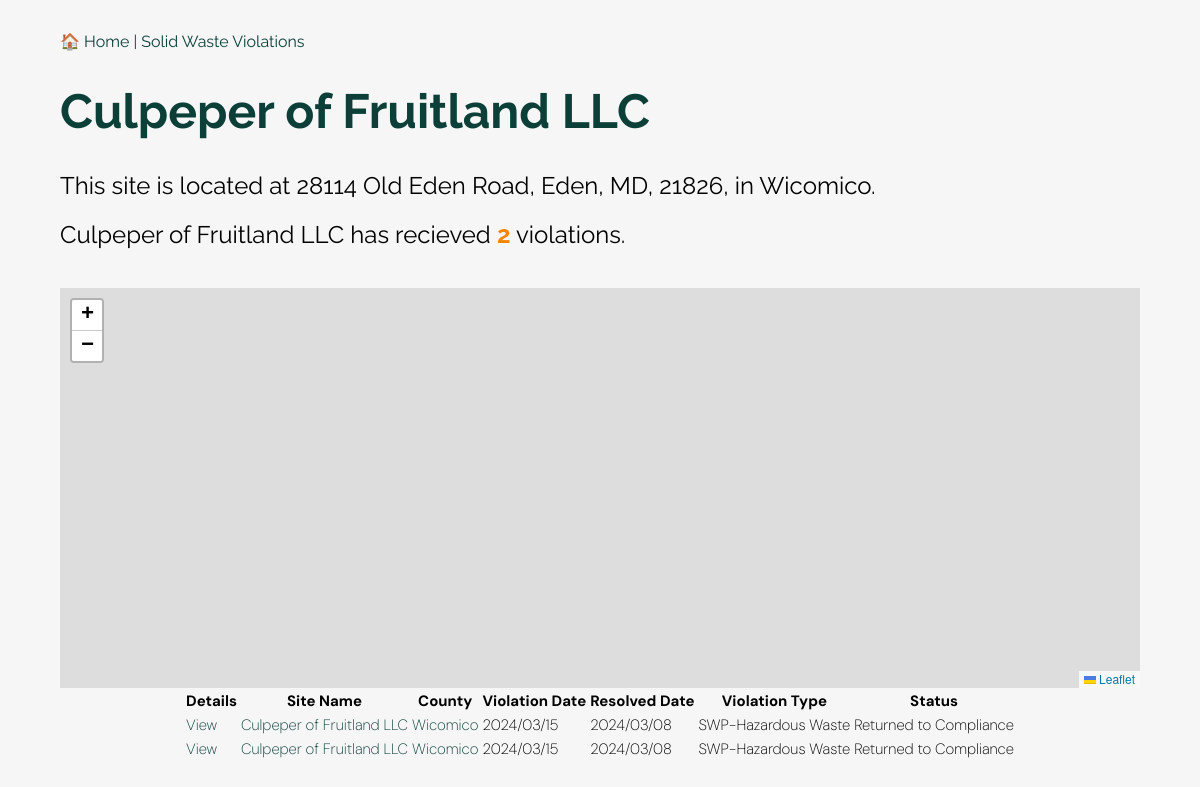
The app's page /site/3640 with its own data.
### app.py (models this page shows)
class Violation(Model):
    site_no = CharField()
    site_name = CharField()
    street_address = CharField()
    city_state_zip = CharField()
    county = CharField()
    media = CharField()
    violation_date = DateTimeField()
    status = CharField()
    resolved_date = DateTimeField()
    violation = CharField()
    id = CharField(primary_key=True, unique=True)
    latitude = FloatField()
    longitude = FloatField()
    @property
    def county_obj(self):
        return County.get(County.county == self.county)
    class Meta:
        table_name = "violations"
        database = db

### app.py (the view)
@app.route("/site/<site_no>")
def site(site_no):
    template = 'site.html'
    site_number = Violation.get(Violation.site_no == site_no)
    total_violations = (Violation
                        .select()
                        .where(Violation.site_no == site_no)
                        .count())
    violation_list = Violation.select().where(
        Violation.site_no == site_no
    ).order_by(Violation.violation_date.desc())
    site_violation_count = violation_list.count()
    lat = site_number.latitude
    lng = site_number.longitude
    return render_template(template,
    site_name = site_number.site_name,
    street_address = site_number.street_address,
    county = site_number.county,
    city_state_zip = site_number.city_state_zip,
    violation_list = violation_list,
    site_violation_count = site_violation_count,
    lat=lat, lng=lng)

### templates/site.html (shortened to what this page needs)
<!doctype html>
<html>
  <head>
    <link href="https://cdn.datatables.net/v/dt/dt-2.0.7/r-3.0.2/datatables.min.css" rel="stylesheet">
    <link rel="stylesheet" href="{{ url_for('static', filename='style.css') }}"">
    <link rel="stylesheet" href="https://unpkg.com/leaflet@1.9.3/dist/leaflet.css"
/>
  </head>
  <body>
      <div class="jumbotron">
        <div class="container">
          <nav class="navbar navbar-expand-lg navbar-dark bg-dark">
            <a class="navbar-brand" href="/">&#127968 Home | Solid Waste Violations</a>
          </nav>
          <h1>{{ site_name }}</h1>
          <h2>This site is located at {{ street_address }}, {{ city_state_zip }}, in {{ county }}.</h2>
          <h2>{{ site_name }} has recieved <div class="total">{{ site_violation_count }}</div> violations.</h2>
          <br>
          <div id="map">
          </div>
          <table id="violations" class="display">
            <thead>
            <tr>
              <th>Details</th>
              <th>Site Name</th>
              <th>County</th>
              <th>Violation Date</th>
              <th>Resolved Date</th>
              <th>Violation Type</th>
              <th>Status</th>
          </tr>
        </thead>
        <tbody>
          {% for violation in violation_list %}
          <tr>
            <td><a href="{{ url_for('detail', id=violation.id) }}">View</a></td>
            <td><a href="{{ url_for('site', site_no=violation.site_no) }}">{{ violation.site_name }}</a></td>
            <td><a href="{{ url_for('county', slug=violation.county_obj.slug) }}">{{ violation.county }}</td>
            <td>{{ violation.violation_date if violation.violation_date not in ['', 'None'] else 'None' }}</td>
            <td>{{ violation.resolved_date if violation.resolved_date not in ['', 'None'] else 'None' }}</td>
            <td>{{ violation.media }}</td>
            <td>{{ violation.status }}</td>
          </tr>
          {% endfor %}
        </tbody>
        </table>
        </div>
      </div>
  </body>
</html>

### static/style.css (style rules this page uses)
table { font-size: 15px; font-family: 'DM Sans', sans-serif; font-weight: 200; table-layout: fixed; margin: auto; }
.container { width: 90%; margin: auto; overflow-x: auto; }
tr, td, th { border-color: #f2f2f2; box-sizing: border-box; }
body { margin: 0 auto; padding: 0; font-family: 'Raleway', sans-serif; background-color: #F6F6F6; max-width: 1200px; margin-top: 2em; margin-bottom: 1em; }
h1 { color: #0B3F38; font-size: 3em; }
.total { font-weight: bold; color: #fb8500; display: inline; }
a { text-decoration: none; color: #0B3F38; }
h1 { font-size: 3em; }
h2 { font-weight: normal; }
#map { height: 400px; width: 100%; }

### records on screen
Violation: site_name "Culpeper of Fruitland LLC", street_address "28114 Old Eden Road", city_state_zip "Eden, MD, 21826", county "Wicomico"

### other values on screen
{{ site_violation_count }} "2"
{{ violation.site_name }} "Culpeper of Fruitland LLC" "Culpeper of Fruitland LLC"
{{ violation.county }} "Wicomico" "Wicomico"
{{ violation.media }} "SWP-Hazardous Waste" "SWP-Hazardous Waste"
{{ violation.status }} "Returned to Compliance" "Returned to Compliance"
